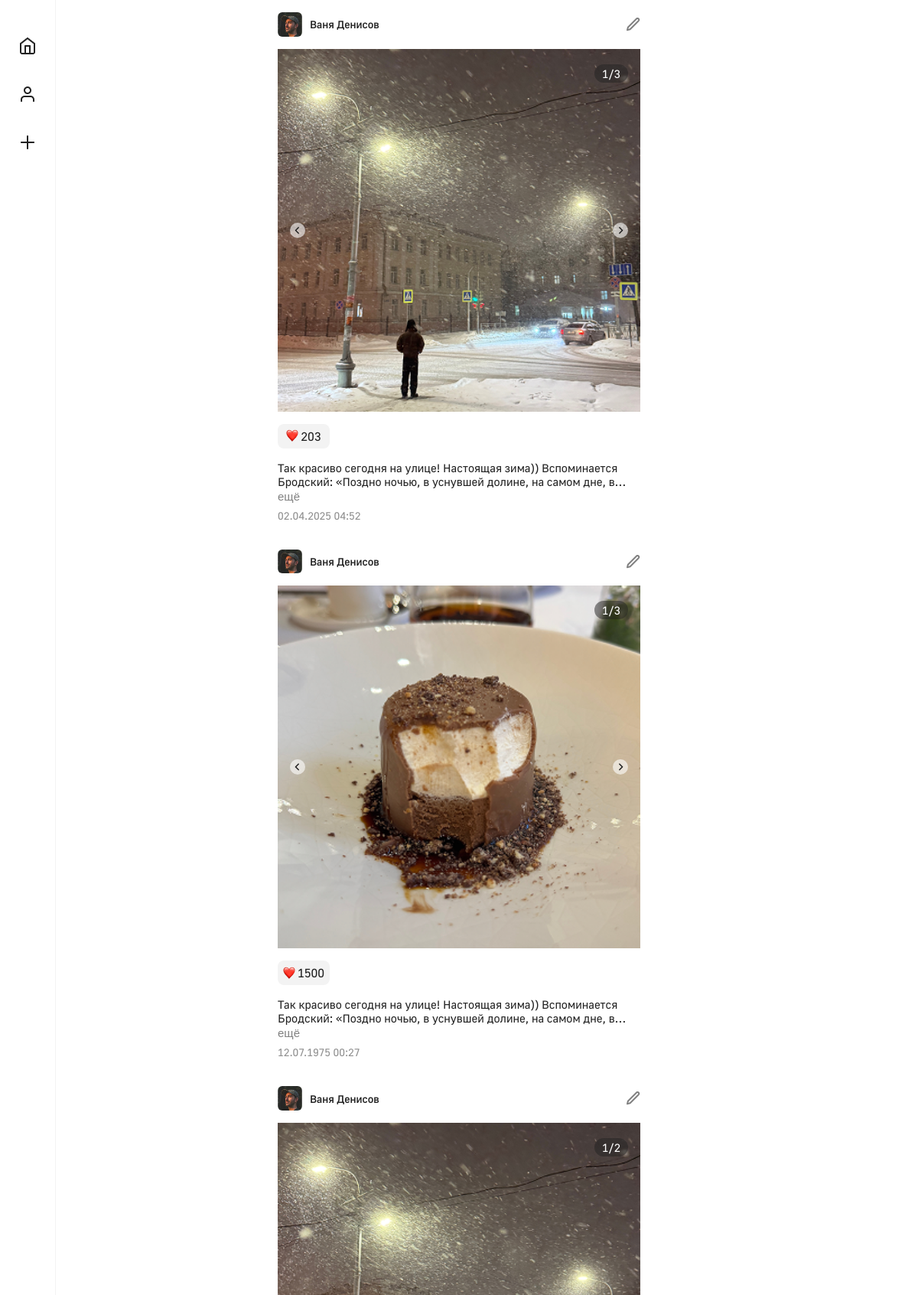
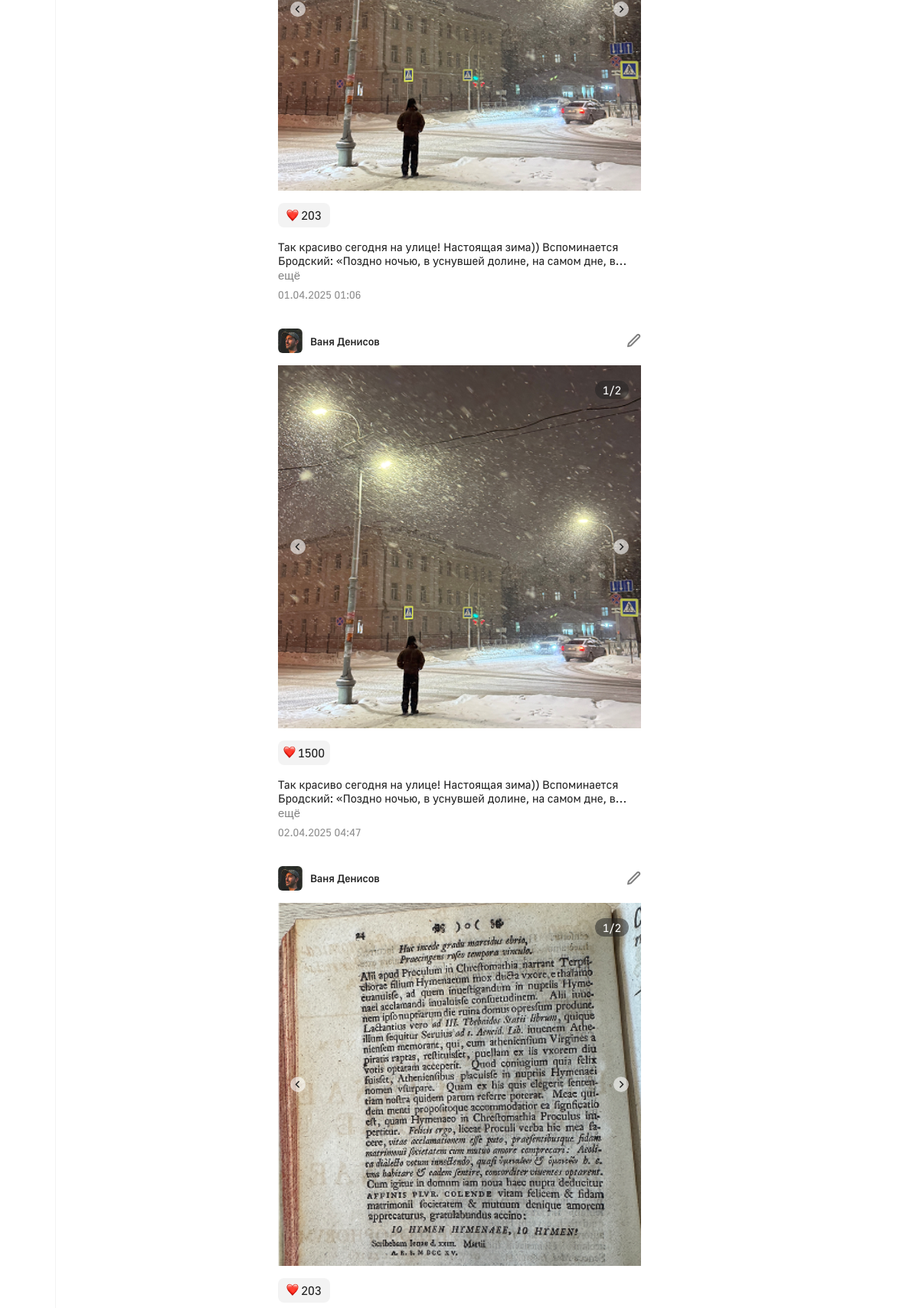
The app's page /home.php (upper part) with its own data (2 pictures, top to bottom).
### tables this page shows
CREATE TABLE post (
    post_id INT AUTO_INCREMENT PRIMARY KEY,
    user_id INT NOT NULL,
    text TEXT NOT NULL,
    time TIMESTAMP DEFAULT CURRENT_TIMESTAMP,
    likes INT DEFAULT 0,
    FOREIGN KEY (user_id) REFERENCES user(user_id) ON DELETE CASCADE
);

CREATE TABLE user (
    user_id INT AUTO_INCREMENT PRIMARY KEY NOT NULL,
    avatar VARCHAR(255),
    name VARCHAR(100) NOT NULL,
    about TEXT,
    count_posts INT DEFAULT 0
);

### post.php (called while the page is built, shortened)
<?php
    function findPostInDatabase(PDO $connection, int $postId): ?array {
        $query = <<<SQL
            SELECT
                *
            FROM post
            WHERE post_id = $postId
            SQL;
        $statement = $connection->query($query);
        $row = $statement->fetch(PDO::FETCH_ASSOC);
        return $row ?: null;
    }
    function findUserInDatabase(PDO $connection, int $userId): ?array {
        $query = <<<SQL
            SELECT
                *
            FROM user
            WHERE user_id = $userId
            SQL;
        $statement = $connection->query($query);
        $row = $statement->fetch(PDO::FETCH_ASSOC);
        return $row ?: null;
    }
    function findPostsByUserId(PDO $connection, int $userId): ?array {
        $query = <<<SQL
            SELECT
                post_id
            FROM post
            WHERE user_id = $userId
            SQL;
        $statement = $connection->query($query);
        $row = $statement->fetchAll(PDO::FETCH_COLUMN, 0);
        return $row ?: null;
    }
    function findUsersInDatabase(PDO $connection): ?array {
        $query = <<<SQL
            SELECT
                user_id
            FROM user
            SQL;
        $statement = $connection->query($query);
        $row = $statement->fetchAll(PDO::FETCH_COLUMN, 0);
        return $row ?: null;
    }
?>

### data_load.php (called while the page is built, shortened)
<?php
    function formatPostTime($timestamp) {
        $temp = time() - strtotime($timestamp);
        return date('d.m.Y H:i', strtotime($timestamp));
    }
?>

### templates/post.php (the view, shortened to what this page needs)
<div class="lenta__item lenta-post" data-user="<?= $user['user_id'] ?>" data-post="<?= $idPost ?>">
    <div class="lenta-post__header">
        <div class="lenta-post__info post-info">
            <img class="post-info__ava" src="<?= htmlspecialchars($user['avatar']) ?>" alt="avatarka" width="32">
            <p class="post-info__name"><?= htmlspecialchars($user['name']) ?></p>
        </div>
        <img src="images/icons/edit.png" alt="edit">
    </div>
    <div class="lenta-post__photos photos">
        <div class="photos__slider slider" id="slider-<?= $user['user_id'] ?>-<?= $idPost ?>">
            <div class="slider__container" id="slider__container-<?= $user['user_id'] ?>-<?= $idPost ?>" data-current="0"></div>
            <div class="slider__control control">
                <button class="control__button left-button">
                    <img src="./images/icons/arrow_left.png" alt="">
                </button>
                <button class="control__button right-button">
                    <img src="./images/icons/arrow_right.png" alt="">
                </button>
            </div>
            <div class="slider__counter" id="slider__counter-<?= $user['user_id'] ?>-<?= $idPost ?>"></div>
        </div>
        <div class="lenta-post__photo-reaction">
            <img src="images/icons/heart.png" alt="heart">
            <p><?= $post['likes'] ?></p>
        </div>
    </div>
    <div class="lenta-post__text collapsed" id="lenta-post__text-<?= $user['user_id'] ?>-<?= $idPost ?>"><?= htmlspecialchars($post['text']) ?></div>
    <button class="lenta-post__show-more-btn" id="showMoreBtn-<?= $user['user_id'] ?>-<?= $idPost ?>" style="display: none;">ещё</button>
    <p class="lenta-post__time"><?= formatPostTime($post['time']) ?></p>
</div>

### home.php (shortened to what this page needs)
<?php
    require_once 'data_load.php';
    require_once 'post.php';
    $connection = connectDatabase();
    $userId = isset($_GET['user_id']) ? (int)$_GET['user_id'] : null;
    $users = [];
    if (!$userId) {
        $usersId = findUsersInDatabase($connection);
        foreach ($usersId as $userId) {
            $user = findUserInDatabase($connection, $userId);
            $users[] = $user;
        }
    };
?>
<!DOCTYPE html>
<html lang="ru">
<head>
    <link rel="stylesheet" href="styles/main.css">
    <link rel="stylesheet" href="styles/home.css">
</head>
<body>
    <div class="container">
        <nav class="menu">
            <ul class="menu__list">
                <li class="menu__item menu-item">
                    <a href="/home" class="menu-item__link">
                        <img class="menu-item__img" src="images/icons/home.png" alt="home">
                    </a>
                </li>
                <li class="menu__item menu-item">
                    <a href="/profile" class="menu-item__link">
                        <img class="menu-item__img" src="images/icons/user.png" alt="user">
                    </a>
                </li>
                <li class="menu__item menu-item">
                    <a href="" class="menu-item__link">
                        <img class="menu-item__img" src="images/icons/plus.png" alt="plus">
                    </a>
                </li>
            </ul>
        </nav>
        <div class="lenta">
        <?php foreach ($users as $user): ?>
            <?php
                $userPosts = [];
                $postsId = findPostsByUserId($connection, $user['user_id']);
                foreach ($postsId as $postId) {
                    $post = findPostInDatabase($connection, $postId);
                    $userPosts[] = $post;
             }?>
                <?php foreach ($userPosts as $postIndex => $post): ?>
                    <?php
                        $idPost = $postIndex + 1;
                    ?>
                    <?php include 'templates/post.php'; ?>
                <?php endforeach; ?>
            <?php endforeach; ?>
        </div>
    </div>
</body>
</html>

### styles/main.css (style rules this page uses)
body { font-family: "Golos UI", sans-serif; font-weight: 400; color: #222222; }
* { padding: 0; margin: 0; }
p { margin-block: 0; margin-inline: 0; }
.container { display: flex; }
.menu { padding: 48px 24px 0; display: flex; justify-content: center; border-right: 1px rgba(34, 34, 34, 0.05) solid; position: fixed; height: 100%; }
.menu__list { list-style-type: none; }
.menu__item { transition: transform 0.3s ease; margin-bottom: 35px; }
.menu-item__img { width: 24px; }
.menu-item__link { margin-bottom: 16px; }

### styles/home.css (style rules this page uses)
.lenta { display: flex; flex-direction: column; justify-content: center; align-items: center; width: 100%; }
.lenta__item { max-width: 474px; padding-bottom: 20px; }
.lenta-post__header { display: flex; justify-content: space-between; align-items: center; margin: 16px 0; }
.lenta-post__info { display: flex; justify-content: center; align-items: center; gap: 10px; }
.post-info__ava { width: 32px; border-radius: 6px; }
.post-info__name { font-weight: 500; font-size: 14px; }
.lenta-post__text { line-height: 18px; font-size: 15px; word-wrap: break-word; }
.lenta-post__time { color: rgba(34, 34, 34, 0.50); font-size: 14px; font-weight: 400; }
.control__button { background: rgba(255, 255, 255, 0.6); width: 20px; height: 20px; pointer-events: all; border: none; border-radius: 50%; display: flex; justify-content: center; align-items: center; cursor: pointer; transition: transform 0.3s ease; }
.lenta-post__photo-reaction { display: flex; justify-content: center; align-items: center; background: rgba(34, 34, 34, 0.05); border-radius: 8px; max-width: 68px; padding: 6px 12px; box-sizing: border-box; gap: 3px; margin: 16px 0; transition: transform 0.3s ease; }
.photos__slider { position: relative; width: 100%; aspect-ratio: 1/1; height: 474px; overflow: hidden; }
.slider__container { display: flex; width: 100%; height: 100%; transition: transform 0.3s ease; }
.slider__control { position: absolute; top: 0; left: 0; width: 100%; height: 100%; display: flex; justify-content: space-between; align-items: center; pointer-events: none; padding: 0 16px; box-sizing: border-box; }
.slider__counter { position: absolute; top: 20px; right: 16px; background: rgba(34, 34, 34, 0.50); color: white; padding: 3px 10px; border-radius: 20px; font-size: 15px; font-weight: 400; }
.lenta-post__text.collapsed { display: -webkit-box; -webkit-line-clamp: 2; line-clamp: 2; -webkit-box-orient: vertical; overflow: hidden; text-overflow: ellipsis; }
.lenta-post__show-more-btn { background: none; border: none; color: #808080; cursor: pointer; font-size: 15px; margin-bottom: 8px; font-weight: 400; }

### records on screen
post: user.avatar (picture), user.name "Ваня Денисов", likes "203", text "Так красиво сегодня на улице! Настоящая зима)) Вспоминается Бродский: «Поздно ночью, в уснувшей долине, на самом дне,…", time "02.04.2025 04:52"
post: user.avatar (picture), user.name "Ваня Денисов", likes "1500", text "Так красиво сегодня на улице! Настоящая зима)) Вспоминается Бродский: «Поздно ночью, в уснувшей долине, на самом дне,…", time "12.07.1975 00:27"
post: user.avatar (picture), user.name "Ваня Денисов", likes "203", text "Так красиво сегодня на улице! Настоящая зима)) Вспоминается Бродский: «Поздно ночью, в уснувшей долине, на самом дне,…", time "01.04.2025 01:06"
post: user.avatar (picture), user.name "Ваня Денисов", likes "1500", text "Так красиво сегодня на улице! Настоящая зима)) Вспоминается Бродский: «Поздно ночью, в уснувшей долине, на самом дне,…", time "02.04.2025 04:47"
post: user.avatar (picture), user.name "Ваня Денисов", likes "203"
